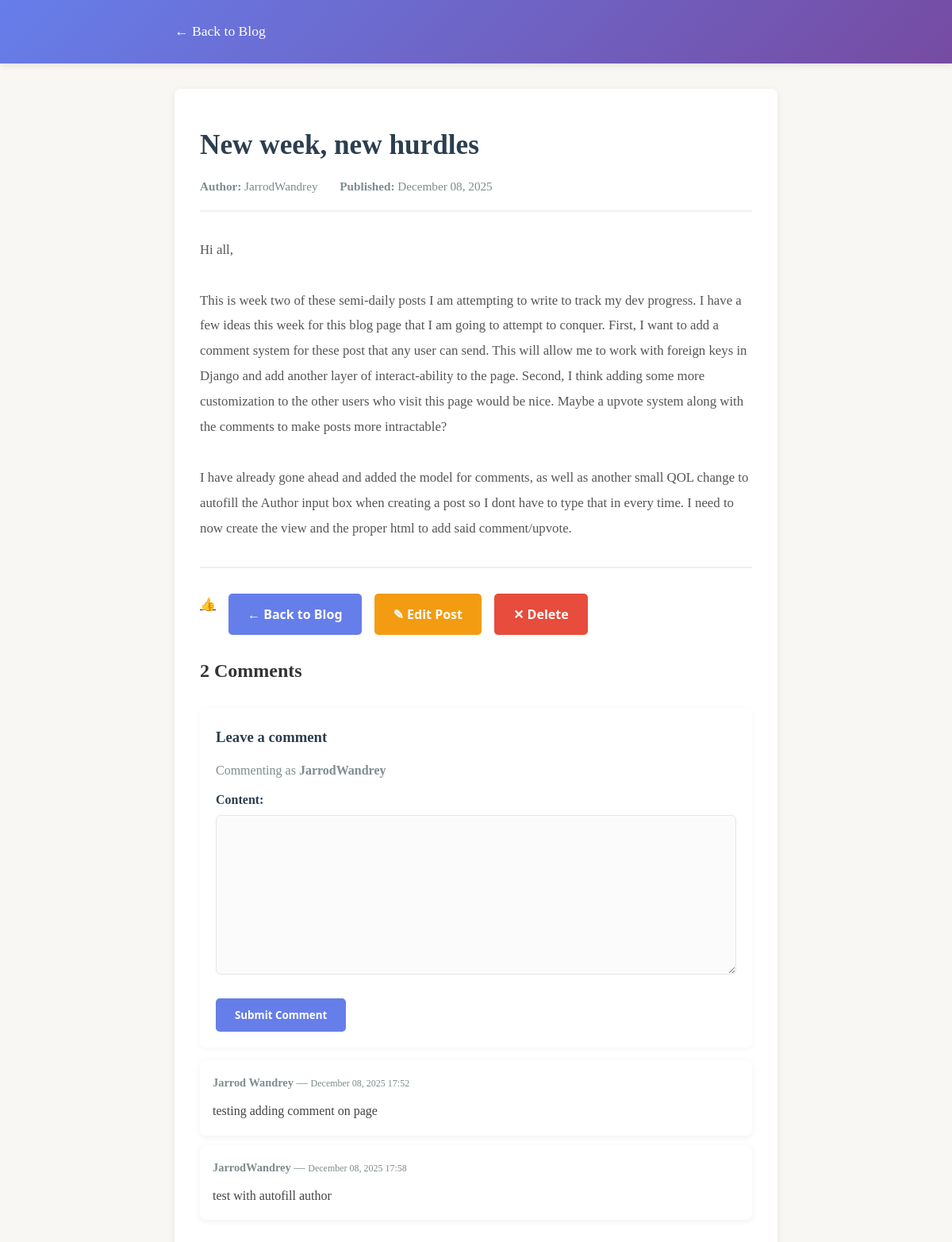
The app's page /show/5/ (signed in) with its own data.
### blog/models.py (models this page shows)
class Post(models.Model):
    title = models.CharField(max_length=200)
    author = models.CharField(max_length=50)
    content = models.TextField()
    created_at = models.DateTimeField(auto_now_add=True)
    likes = models.IntegerField(default=0)

class Comment(models.Model):
    post = models.ForeignKey(Post, related_name='comments', on_delete=models.CASCADE)
    author = models.CharField(max_length=50)
    content = models.TextField()
    created_at = models.DateTimeField(auto_now_add=True)

### blog/views.py (the view, shortened to what this page needs)
# urls.py: path('show/<int:post_id>/', views.show_post, name='show_post'),
def show_post(request, post_id):
    form = CommentForm()
    post = get_post_by_id(post_id)
    if post:
        return render(request, 'show_post.html', {'post': post, 'form': form})
    else:
        return HttpResponse("Post not found", status=404)

### blog/forms.py
class CommentForm(forms.ModelForm):
    author = forms.CharField(max_length=50, required=True, label='Author')
    content = forms.CharField(widget=forms.Textarea, required=True, label='Content')
    class Meta:
        model = Comment
        fields = ['author', 'content']

### blog/services.py (called while the page is built)
def get_post_by_id(post_id):
    try:
        post = Post.objects.get(id=post_id)
        return post
    except Post.DoesNotExist:
        return None

### blog/templates/show_post.html (shortened to what this page needs)
<!DOCTYPE html>
<html lang="en">
<head>
</head>
<body>
    <header>
        <div class="container">
            <a href="/" class="header-link">← Back to Blog</a>
        </div>
    </header>
    <div class="container">
        <div class="post-content-section">
            <h1>{{ post.title }}</h1>
            <div class="post-meta">
                <span><strong>Author:</strong> {{ post.author }}</span>
                <span><strong>Published:</strong> {{ post.created_at|date:"F d, Y" }}</span>
            </div>
            <div class="post-body">{{ post.content|escape }}</div>
            <div class="button-group">
                <a href="/like/{{post.id}}">👍</a>
                <a href="/" class="btn btn-home">← Back to Blog</a>
                {% if user.is_superuser %}
                <a href="/update/{{ post.id }}" class="btn btn-edit">✎ Edit Post</a>
                <a href="/delete/{{ post.id }}" class="btn btn-delete">✕ Delete</a>
                {% endif %}
            </div>
            <div class="comments-section" style="margin-top:1.5rem;">
                <h2>{{ post.comments.count }} Comment{{ post.comments.count|pluralize }}</h2>
                <div class="comment-form">
                    <h3>Leave a comment</h3>
                    <form method="post" action="">
                        {% if user.is_authenticated %}
                        <p style="margin-bottom:0.5rem; color:#7f8c8d;">Commenting as <strong>{{ user.username }}</strong></p>
                        {% else %}
                        <div style="margin-bottom:0.75rem;">
                            {{ form.author.label_tag }}
                            {{ form.author }}
                            {{ form.author.errors }}
                        </div>
                        {% endif %}
                        <div style="margin-bottom:0.75rem;">
                            {{ form.content.label_tag }}
                            {{ form.content }}
                        </div>
                        <button type="submit" class="btn btn-home">Submit Comment</button>
                    </form>
                </div>
                <ul class="comments-list">
                    {% for comment in post.comments.all %}
                    <li class="comment">
                        <p class="meta"><strong>{{ comment.author }}</strong> — <small>{{ comment.created_at|date:"F d, Y H:i" }}</small></p>
                        <p class="body">{{ comment.content|linebreaksbr }}</p>
                    </li>
                    {% empty %}
                    <li class="no-comments" style="color:#7f8c8d;">No comments yet. Be the first to comment!</li>
                    {% endfor %}
                </ul>
            </div>
        </div>
    </div>
</body>
</html>

### blog/templates/show_post.html (style rules this page uses)
* { margin: 0; padding: 0; box-sizing: border-box; }
body { font-family: 'Georgia', 'Garamond', serif; line-height: 1.8; color: #333; background-color: #f9f7f4; }
header { background: linear-gradient(135deg, #667eea 0%, #764ba2 100%); color: white; padding: 1.5rem 0; box-shadow: 0 2px 8px rgba(0,0,0,0.1); }
.container { max-width: 800px; margin: 0 auto; padding: 0 20px; }
.header-link { color: white; text-decoration: none; font-size: 1.1rem; transition: opacity 0.3s ease; }
.post-content-section { background: white; padding: 3rem 2rem; margin: 2rem 0; border-radius: 8px; box-shadow: 0 2px 8px rgba(0,0,0,0.08); }
h1 { font-size: 2.2rem; color: #2c3e50; margin-bottom: 1rem; line-height: 1.3; }
.post-meta { color: #7f8c8d; font-size: 0.95rem; margin-bottom: 2rem; border-bottom: 2px solid #ecf0f1; padding-bottom: 1rem; }
.post-meta span { display: inline-block; margin-right: 1.5rem; }
.post-body { font-size: 1.05rem; line-height: 1.9; color: #555; margin-bottom: 2rem; white-space: pre-wrap; overflow-wrap: break-word; }
.button-group { display: flex; gap: 1rem; margin-top: 2rem; padding-top: 2rem; border-top: 2px solid #ecf0f1; }
.btn { padding: 0.75rem 1.5rem; border: none; border-radius: 5px; text-decoration: none; font-weight: 600; cursor: pointer; transition: all 0.3s ease; font-family: 'Segoe UI', Tahoma, Geneva, Verdana, sans-serif; display: inline-block; text-align: center; }
.btn-home { background-color: #667eea; color: white; }
.btn-edit { background-color: #f39c12; color: white; }
.btn-delete { background-color: #e74c3c; color: white; }
.comments-section { margin-top: 1.5rem; }
.comments-list { list-style: none; margin-top: 1rem; padding-left: 0; }
.comment { background: #fff; padding: 1rem; border-radius: 8px; box-shadow: 0 2px 8px rgba(0,0,0,0.06); margin-bottom: 0.75rem; color: #444; }
.comment p { margin: 0; }
.comment .meta { color: #7f8c8d; font-size: 0.9rem; margin-bottom: 0.5rem; }
.comment-form { margin-top: 1.5rem; background: #fff; padding: 1.25rem; border-radius: 8px; box-shadow: 0 2px 8px rgba(0,0,0,0.04); }
.comment-form h3 { margin-top: 0; margin-bottom: 0.75rem; color: #2c3e50; }
.comment-form label { display:block; margin-bottom:0.25rem; font-weight:600; color:#2c3e50; }
.comment-form input[type="text"], .comment-form textarea, .comment-form input, .comment-form select { width: 100%; padding: 0.6rem; border: 1px solid #e6e6e6; border-radius: 6px; font-family: inherit; font-size: 1rem; color: #333; background: #fbfbfb; box-shadow: inset 0 1px 0 rgba(255,255,255,0.5); }
.comment-form textarea { min-height: 110px; resize: vertical; }
.comment-form .btn { margin-top: 0.5rem; }

### records on screen
Post: title "New week, new hurdles", author "JarrodWandrey", created_at "December 08, 2025", content "Hi all, This is week two of these semi-daily posts I am attempting to write to track my dev progress. I have a few ideas this week for this blog page that I am going to attempt to conquer. First, I want to add a comment system for these post that any user can send. This will allow me to work with foreign keys in Django and add another layer of interact-ability to the page. Second, I think adding some more customization to the other users who visit this page would be nice. Maybe a upvote system along with the comments to make posts more intractable? I have already gone ahead and added the model for comments, as well as another small QOL change to autofill the Author input box when creating a…", comments.count "2"
Comment: author "Jarrod Wandrey", created_at "December 08, 2025 17:52", content "testing adding comment on page"
Comment: author "JarrodWandrey", created_at "December 08, 2025 17:58", content "test with autofill author"

### other values on screen
{{ user.username }} "JarrodWandrey"
